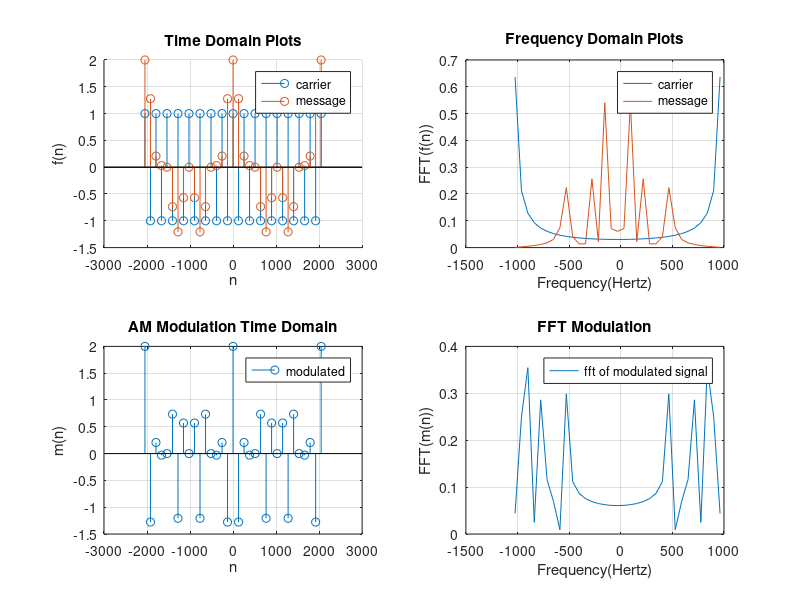

This figure's MATLAB source:
clear

fs = 2048; % Sampling frequency
f = 1;
N = fs/f;
n = -N: 128: N; 

message = cos(2*pi*n/N) + (0.5 * cos(4*pi*n/N))...
              + (0.5 * cos(8*pi*n/N));


fc = 1000; % Frequency (hertz) 
carrier = cos((2*pi*(fc/fs)*n)); %carrier

subplot(2,2,1);
hold on
stem(n,carrier);
stem(n, message);
legend("carrier", "message");
title('Time Domain Plots'); 
xlabel('n'); 
ylabel('f(n)');
grid on

l = length(n);
fft_carrier = abs(fftshift(fft(carrier)/l));
fft_message = abs(fftshift(fft(message)/l));
ft_axis_hz = fs * ((-l/2:(l/2) - 1)/l);

subplot(2,2,2);
plot(ft_axis_hz, fft_carrier,ft_axis_hz, fft_message);
legend("carrier", "message");
title('Frequency Domain Plots'); 
xlabel('Frequency(Hertz)'); 
ylabel('FFT(f(n))');
 grid on


modulated = carrier.*message;

subplot(2,2,3);
stem(n,modulated);
legend("modulated");
title('AM Modulation Time Domain'); 
xlabel('n'); 
ylabel('m(n)');
grid on


fft_modulated= abs(fftshift(fft(modulated)/l));
subplot(2,2,4);
plot(ft_axis_hz, fft_modulated);
legend("fft of modulated signal");
title('FFT Modulation'); 
xlabel('Frequency(Hertz)'); 
ylabel('FFT(m(n))');
 grid on

